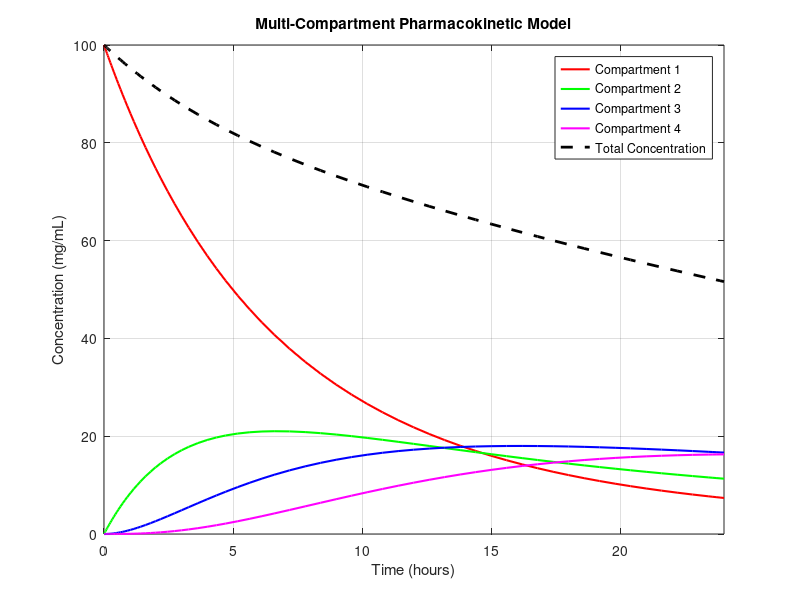
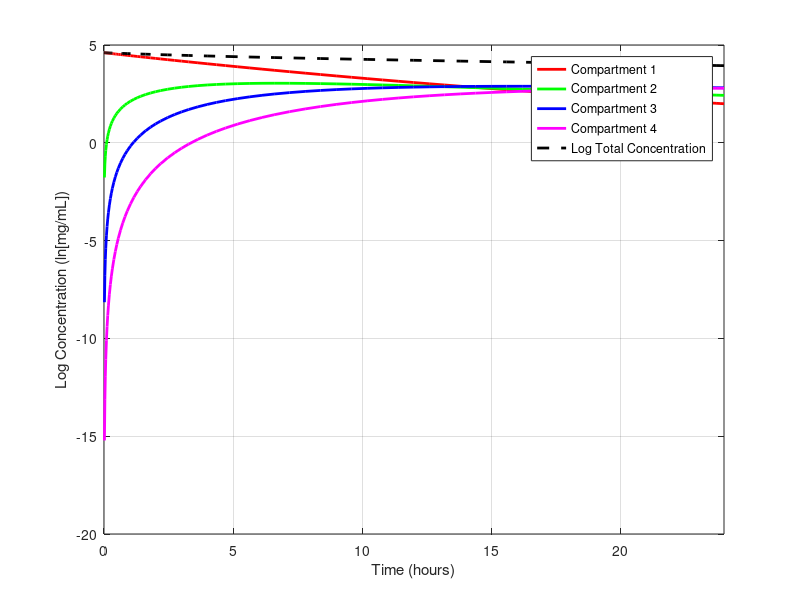
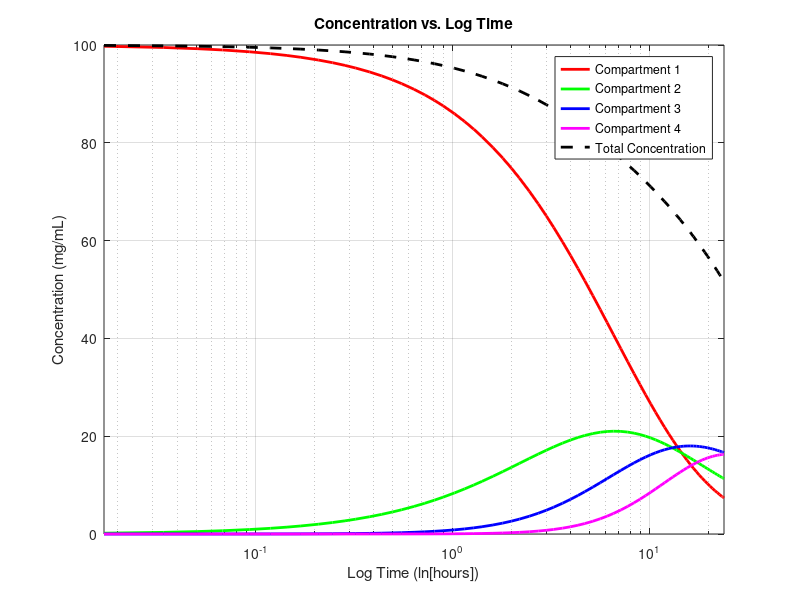

MATLAB code to generate these figures, in order:
function multi_compartment_model()
    % Define parameters and initial conditions
    k12 = 0.1;   % Transfer rate constant from compartment 1 to compartment 2
    k21 = 0.05;  % Transfer rate constant from compartment 2 to compartment 1
    k23 = 0.2;   % Transfer rate constant from compartment 2 to compartment 3
    k32 = 0.1;   % Transfer rate constant from compartment 3 to compartment 2
    k34 = 0.15;  % Transfer rate constant from compartment 3 to compartment 4
    k43 = 0.1;   % Transfer rate constant from compartment 4 to compartment 3
    k_elim = 0.05; % Elimination rate constant
    
    C1_0 = 100;   % Initial concentration in compartment 1 (mg/mL)
    C2_0 = 0;    % Initial concentration in compartment 2 (mg/mL)
    C3_0 = 0;    % Initial concentration in compartment 3 (mg/mL)
    C4_0 = 0;    % Initial concentration in compartment 4 (mg/mL)
    
    initial_conditions = [C1_0, C2_0, C3_0, C4_0];
    
    % Time span for simulation
    tspan = [0, 24]; % Define the time span (0 to 24 hours)
    
    % Solve the system of ODEs using ODE45
    [t, C] = ode45(@ode_system, tspan, initial_conditions);

    % Calculate the total concentration in the entire body
    total_concentration = sum(C, 2);
    
    % Plot the concentration profiles
    figure;
    plot(t, C(:, 1), 'r', 'LineWidth', 1.5);
    hold on;
    plot(t, C(:, 2), 'g', 'LineWidth', 1.5);
    plot(t, C(:, 3), 'b', 'LineWidth', 1.5);
    plot(t, C(:, 4), 'm', 'LineWidth', 1.5);
    plot(t, total_concentration, 'k--', 'LineWidth', 2); % Total concentration

    xlabel('Time (hours)');
    ylabel('Concentration (mg/mL)');
    xlim([tspan(1), tspan(2)]);
    legend('Compartment 1', 'Compartment 2', 'Compartment 3', 'Compartment 4', 'Total Concentration');
    title('Multi-Compartment Pharmacokinetic Model');
    grid on;

    hold off;

    % Calculate the log of concentration
    log_concentration = log(C);
    log_total_concentration = log(total_concentration);
    
    figure;
    plot(t, log_concentration(:, 1), 'r', 'LineWidth', 2);
    hold on;
    plot(t, log_concentration(:, 2), 'g', 'LineWidth', 2);
    plot(t, log_concentration(:, 3), 'b', 'LineWidth', 2);
    plot(t, log_concentration(:, 4), 'm', 'LineWidth', 2);
    plot(t, log_total_concentration, 'k--', 'LineWidth', 2); % Log total concentration
    xlabel('Time (hours)');
    ylabel('Log Concentration (ln[mg/mL])');
    xlim([tspan(1), tspan(2)]);
    legend('Compartment 1', 'Compartment 2', 'Compartment 3', 'Compartment 4', 'Log Total Concentration');
    grid on;

    hold off;

    % Plot the concentrations vs. the log of time using semilogx
    figure;
    semilogx(t, C(:, 1), 'r', 'LineWidth', 2);
    hold on;
    semilogx(t, C(:, 2), 'g', 'LineWidth', 2);
    semilogx(t, C(:, 3), 'b', 'LineWidth', 2);
    semilogx(t, C(:, 4), 'm', 'LineWidth', 2);
    semilogx(t, total_concentration, 'k--', 'LineWidth', 2); % Total concentration
    xlabel('Log Time (ln[hours])');
    ylabel('Concentration (mg/mL)');
    xlim([tspan(1), tspan(2)]);
    legend('Compartment 1', 'Compartment 2', 'Compartment 3', 'Compartment 4', 'Total Concentration');
    title('Concentration vs. Log Time');
    grid on;
    hold off;
    
    function dCdt = ode_system(t, C)
        % System of ODEs representing the multi-compartment model
        C1 = C(1);
        C2 = C(2);
        C3 = C(3);
        C4 = C(4);
        
        dC1dt = k21 * C2 - k12 * C1 - k_elim * C1;
        dC2dt = k12 * C1 - k21 * C2 - k23 * C2 + k32 * C3;
        dC3dt = k23 * C2 - k32 * C3 - k34 * C3 + k43 * C4;
        dC4dt = k34 * C3 - k43 * C4 - k_elim * C4;
        
        dCdt = [dC1dt; dC2dt; dC3dt; dC4dt];
    end
end
